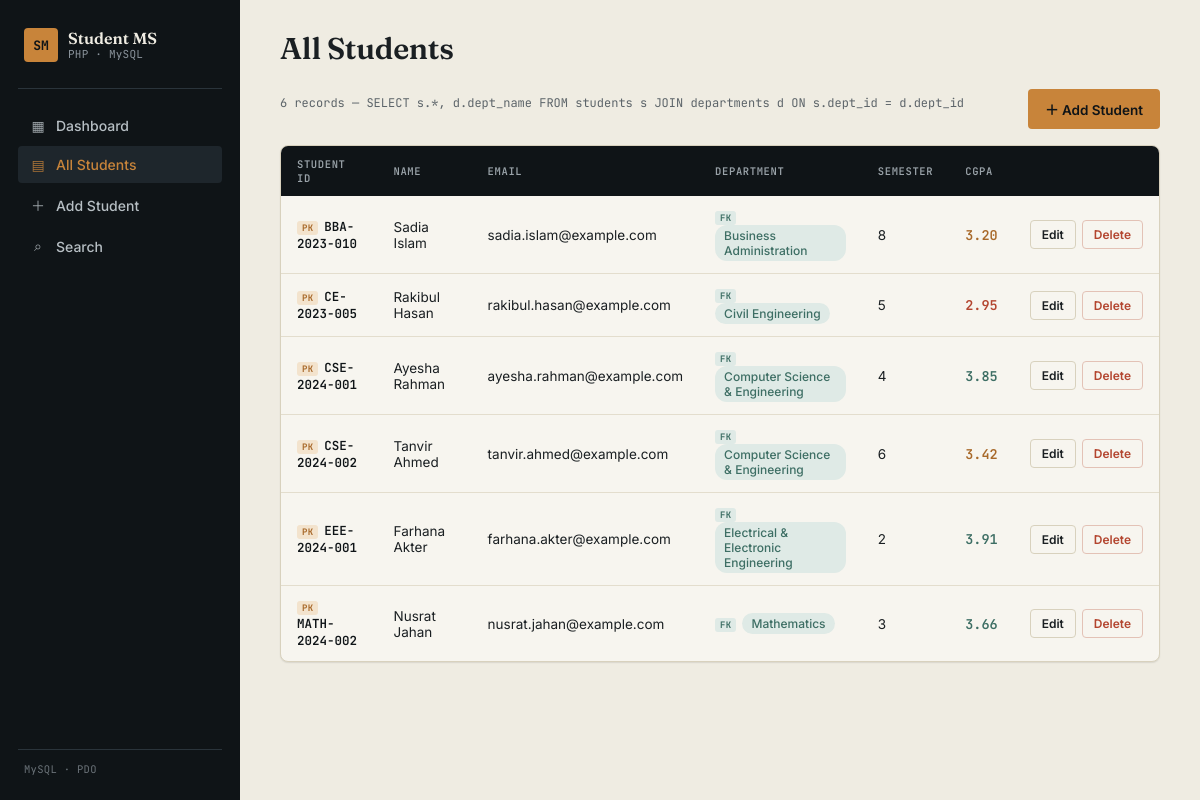
Page /students.php on the committed database.
### tables this page shows
CREATE TABLE students (
    student_id   VARCHAR(20) PRIMARY KEY,            
    name         VARCHAR(100) NOT NULL,
    email        VARCHAR(150) NOT NULL UNIQUE,
    dept_id      INT NOT NULL,
    semester     TINYINT NOT NULL,
    cgpa         DECIMAL(3,2) NOT NULL,
    created_at   TIMESTAMP NOT NULL DEFAULT CURRENT_TIMESTAMP,
    updated_at   TIMESTAMP NOT NULL DEFAULT CURRENT_TIMESTAMP ON UPDATE CURRENT_TIMESTAMP,
    CONSTRAINT chk_semester CHECK (semester BETWEEN 1 AND 12),
    CONSTRAINT chk_cgpa CHECK (cgpa >= 0.00 AND cgpa <= 4.00),
    CONSTRAINT fk_student_department
        FOREIGN KEY (dept_id) REFERENCES departments(dept_id)
        ON UPDATE CASCADE
        ON DELETE RESTRICT
);

CREATE TABLE departments (
    dept_id     INT AUTO_INCREMENT PRIMARY KEY,
    dept_name   VARCHAR(100) NOT NULL UNIQUE
);

### includes/student_functions.php (called while the page is built, shortened)
<?php
function getAllStudents(): array {
    $pdo = getConnection();
    $sql = "SELECT s.student_id, s.name, s.email, s.semester, s.cgpa,
                   d.dept_id, d.dept_name
            FROM students s
            JOIN departments d ON s.dept_id = d.dept_id
            ORDER BY s.student_id";
    return $pdo->query($sql)->fetchAll();
}

### students.php (the view, shortened to what this page needs)
<?php
require_once __DIR__ . '/includes/student_functions.php';
$students = getAllStudents();
require __DIR__ . '/includes/header.php';
?>
<div class="toolbar">
    <div class="search-meta">
        <?= count($students) ?> record<?= count($students) === 1 ? '' : 's' ?> —
        <span class="mono">SELECT s.*, d.dept_name FROM students s JOIN departments d ON s.dept_id = d.dept_id</span>
    </div>
    <a href="add_student.php" class="btn btn-accent">＋ Add Student</a>
</div>
<div class="table-wrap">
<?php if ($students): ?>
    <table>
        <thead>
            <tr>
                <th>Student ID</th>
                <th>Name</th>
                <th>Email</th>
                <th>Department</th>
                <th>Semester</th>
                <th>CGPA</th>
                <th></th>
            </tr>
        </thead>
        <tbody>
            <?php foreach ($students as $s): ?>
            <?php
                $cgpa = (float) $s['cgpa'];
                $cgpaClass = $cgpa >= 3.5 ? 'cgpa-high' : ($cgpa >= 3.0 ? 'cgpa-mid' : 'cgpa-low');
            ?>
            <tr>
                <td><span class="pk-badge">PK</span><span class="cell-id"><?= htmlspecialchars($s['student_id']) ?></span></td>
                <td><?= htmlspecialchars($s['name']) ?></td>
                <td><?= htmlspecialchars($s['email']) ?></td>
                <td><span class="fk-badge">FK</span><span class="dept-tag"><?= htmlspecialchars($s['dept_name']) ?></span></td>
                <td><?= (int) $s['semester'] ?></td>
                <td><span class="cgpa-value <?= $cgpaClass ?>"><?= number_format($cgpa, 2) ?></span></td>
                <td>
                    <div class="row-actions">
                        <a href="edit_student.php?id=<?= urlencode($s['student_id']) ?>" class="btn btn-ghost btn-sm">Edit</a>
                        <form method="POST" action="delete_student.php"
                              onsubmit="return confirm('Delete student <?= htmlspecialchars($s['student_id']) ?>? This cannot be undone.');"
                              style="display:inline;">
                            <button type="submit" class="btn btn-danger btn-sm">Delete</button>
                        </form>
                    </div>
                </td>
            </tr>
            <?php endforeach; ?>
        </tbody>
    </table>
<?php endif; ?>
</div>
<?php require __DIR__ . '/includes/footer.php'; ?>

### assets/css/style.css (style rules this page uses)
:root { --ink-950: #0f1417; --ink-900: #151b20; --ink-800: #1e262c; --ink-700: #2a343b; --ink-600: #3c4a53; --paper-50: #f7f5ef; --paper-100: #efece2; --paper-200: #e3ddcd; --line: #d8d1bd; --amber-500: #c8843a; --amber-600: #a8692a; --amber-tint: #f3e3cd; --teal-600: #3d6e64; --teal-tint: #dfeae6; --red-600: #b3452f; --red-tint: #f5ddd5; --text-primary: #1a1f22; --text-muted: #5c6469; --radius-sm: 4px; --radius-md: 8px; --shadow-card: 0 1px 2px rgba(15, 20, 23, 0.06), 0 1px 1px rgba(15, 20, 23, 0.04); }
* { box-sizing: border-box; }
html, body { margin: 0; padding: 0; background: var(--paper-100); color: var(--text-primary); font-family: 'Inter', -apple-system, sans-serif; -webkit-font-smoothing: antialiased; }
a { color: inherit; text-decoration: none; }
button { font-family: inherit; }
.mono { font-family: 'JetBrains Mono', monospace; }
.toolbar { display: flex; align-items: center; justify-content: space-between; margin-bottom: 16px; gap: 12px; flex-wrap: wrap; }
.btn { display: inline-flex; align-items: center; gap: 6px; padding: 9px 16px; border-radius: var(--radius-sm); font-size: 13.5px; font-weight: 600; border: 1px solid transparent; cursor: pointer; transition: filter 0.12s ease, background 0.12s ease; }
.btn-accent { background: var(--amber-500); color: var(--ink-950); }
.btn-ghost { background: transparent; border-color: var(--line); color: var(--text-primary); }
.btn-danger { background: transparent; border-color: #e3c2b6; color: var(--red-600); }
.btn-sm { padding: 6px 11px; font-size: 12px; }
.table-wrap { background: var(--paper-50); border: 1px solid var(--line); border-radius: var(--radius-md); overflow: hidden; box-shadow: var(--shadow-card); }
table { width: 100%; border-collapse: collapse; }
thead tr { background: var(--ink-950); }
th { text-align: left; font-family: 'JetBrains Mono', monospace; font-size: 10.5px; text-transform: uppercase; letter-spacing: 0.06em; color: #9aa3a9; padding: 11px 16px; font-weight: 600; }
td { padding: 12px 16px; font-size: 13.5px; border-bottom: 1px solid var(--paper-200); vertical-align: middle; }
tbody tr:last-child td { border-bottom: none; }
.cell-id { font-family: 'JetBrains Mono', monospace; font-weight: 600; font-size: 12.5px; color: var(--ink-950); }
.pk-badge { display: inline-block; font-family: 'JetBrains Mono', monospace; font-size: 9px; font-weight: 700; color: var(--amber-600); background: var(--amber-tint); border-radius: 3px; padding: 1px 5px; margin-right: 6px; letter-spacing: 0.03em; }
.fk-badge { display: inline-block; font-family: 'JetBrains Mono', monospace; font-size: 9px; font-weight: 700; color: var(--teal-600); background: var(--teal-tint); border-radius: 3px; padding: 1px 5px; margin-right: 6px; letter-spacing: 0.03em; }
.dept-tag { display: inline-block; font-size: 12px; padding: 3px 9px; border-radius: 12px; background: var(--teal-tint); color: var(--teal-600); font-weight: 500; }
.cgpa-value { font-family: 'JetBrains Mono', monospace; font-weight: 600; }
.cgpa-high { color: var(--teal-600); }
.cgpa-mid { color: var(--amber-600); }
.cgpa-low { color: var(--red-600); }
.row-actions { display: flex; gap: 6px; justify-content: flex-end; }
.search-meta { font-family: 'JetBrains Mono', monospace; font-size: 12px; color: var(--text-muted); margin-bottom: 12px; }

### rows in the picture
students: student_id "BBA-2023-010", name "Sadia Islam", email "sadia.islam@example.com", dept.dept_name "Business Administration", semester "8", cgpa "3.20"
students: student_id "CE-2023-005", name "Rakibul Hasan", email "rakibul.hasan@example.com", dept.dept_name "Civil Engineering", semester "5", cgpa "2.95"
students: student_id "CSE-2024-001", name "Ayesha Rahman", email "ayesha.rahman@example.com", dept.dept_name "Computer Science & Engineering", semester "4", cgpa "3.85"
students: student_id "CSE-2024-002", name "Tanvir Ahmed", email "tanvir.ahmed@example.com", dept.dept_name "Computer Science & Engineering", semester "6", cgpa "3.42"
students: student_id "EEE-2024-001", name "Farhana Akter", email "farhana.akter@example.com", dept.dept_name "Electrical & Electronic Engineering", semester "2", cgpa "3.91"
students: student_id "MATH-2024-002", name "Nusrat Jahan", email "nusrat.jahan@example.com", dept.dept_name "Mathematics", semester "3", cgpa "3.66"

### other values in the picture
$pageTitle "All Students"
count($students) "6"
